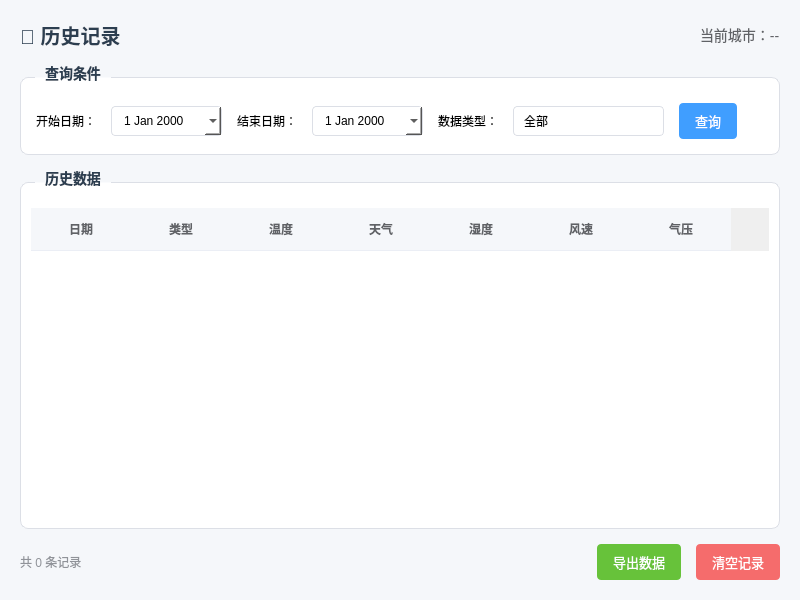
<?xml version="1.0" encoding="UTF-8"?>
<ui version="4.0">
 <class>HistoryWidget</class>
 <widget class="QWidget" name="HistoryWidget">
  <property name="geometry">
   <rect>
    <x>0</x>
    <y>0</y>
    <width>800</width>
    <height>600</height>
   </rect>
  </property>
  <property name="windowTitle">
   <string>历史记录</string>
  </property>
  <property name="styleSheet">
   <string notr="true">QWidget#HistoryWidget {
    background-color: #f5f7fa;
}

QLabel#titleLabel {
    font-size: 20px;
    font-weight: bold;
    color: #2c3e50;
}

QGroupBox {
    font-size: 14px;
    font-weight: bold;
    color: #2c3e50;
    border: 1px solid #dcdfe6;
    border-radius: 8px;
    margin-top: 12px;
    padding-top: 10px;
    background-color: white;
}

QGroupBox::title {
    subcontrol-origin: margin;
    left: 15px;
    padding: 0 8px;
}

QTableWidget {
    border: none;
    background-color: white;
    gridline-color: #ebeef5;
    font-size: 12px;
}

QTableWidget::item {
    padding: 8px;
}

QTableWidget::item:selected {
    background-color: #ecf5ff;
    color: #409eff;
}

QHeaderView::section {
    background-color: #f5f7fa;
    padding: 10px;
    border: none;
    border-bottom: 1px solid #ebeef5;
    font-weight: bold;
    color: #606266;
}

QPushButton {
    background-color: #409eff;
    color: white;
    border: none;
    border-radius: 4px;
    padding: 8px 16px;
    font-size: 13px;
}

QPushButton:hover {
    background-color: #66b1ff;
}

QPushButton:pressed {
    background-color: #3a8ee6;
}

QPushButton#exportBtn {
    background-color: #67c23a;
}

QPushButton#exportBtn:hover {
    background-color: #85ce61;
}

QPushButton#clearBtn {
    background-color: #f56c6c;
}

QPushButton#clearBtn:hover {
    background-color: #f78989;
}

QDateEdit {
    border: 1px solid #dcdfe6;
    border-radius: 4px;
    padding: 6px 10px;
    background-color: white;
}

QComboBox {
    border: 1px solid #dcdfe6;
    border-radius: 4px;
    padding: 6px 10px;
    background-color: white;
    min-width: 120px;
}

QComboBox::drop-down {
    border: none;
    width: 20px;
}

QComboBox::down-arrow {
    width: 12px;
    height: 12px;
}</string>
  </property>
  <layout class="QVBoxLayout" name="verticalLayout">
   <property name="spacing">
    <number>15</number>
   </property>
   <property name="leftMargin">
    <number>20</number>
   </property>
   <property name="topMargin">
    <number>20</number>
   </property>
   <property name="rightMargin">
    <number>20</number>
   </property>
   <property name="bottomMargin">
    <number>20</number>
   </property>
   <item>
    <layout class="QHBoxLayout" name="headerLayout">
     <item>
      <widget class="QLabel" name="titleLabel">
       <property name="text">
        <string>📜 历史记录</string>
       </property>
      </widget>
     </item>
     <item>
      <spacer name="headerSpacer">
       <property name="orientation">
        <enum>Qt::Orientation::Horizontal</enum>
       </property>
       <property name="sizeHint" stdset="0">
        <size>
         <width>40</width>
         <height>20</height>
        </size>
       </property>
      </spacer>
     </item>
     <item>
      <widget class="QLabel" name="cityLabel">
       <property name="text">
        <string>当前城市：--</string>
       </property>
       <property name="styleSheet">
        <string notr="true">color: #606266; font-size: 14px;</string>
       </property>
      </widget>
     </item>
    </layout>
   </item>
   <item>
    <widget class="QGroupBox" name="filterGroup">
     <property name="title">
      <string>查询条件</string>
     </property>
     <layout class="QHBoxLayout" name="filterLayout">
      <property name="spacing">
       <number>15</number>
      </property>
      <property name="leftMargin">
       <number>15</number>
      </property>
      <property name="topMargin">
       <number>15</number>
      </property>
      <property name="rightMargin">
       <number>15</number>
      </property>
      <property name="bottomMargin">
       <number>15</number>
      </property>
      <item>
       <widget class="QLabel" name="startLabel">
        <property name="text">
         <string>开始日期：</string>
        </property>
       </widget>
      </item>
      <item>
       <widget class="QDateEdit" name="startDateEdit">
        <property name="calendarPopup">
         <bool>true</bool>
        </property>
       </widget>
      </item>
      <item>
       <widget class="QLabel" name="endLabel">
        <property name="text">
         <string>结束日期：</string>
        </property>
       </widget>
      </item>
      <item>
       <widget class="QDateEdit" name="endDateEdit">
        <property name="calendarPopup">
         <bool>true</bool>
        </property>
       </widget>
      </item>
      <item>
       <widget class="QLabel" name="typeLabel">
        <property name="text">
         <string>数据类型：</string>
        </property>
       </widget>
      </item>
      <item>
       <widget class="QComboBox" name="typeComboBox">
        <item>
         <property name="text">
          <string>全部</string>
         </property>
        </item>
        <item>
         <property name="text">
          <string>实时天气</string>
         </property>
        </item>
        <item>
         <property name="text">
          <string>天气预报</string>
         </property>
        </item>
       </widget>
      </item>
      <item>
       <widget class="QPushButton" name="queryBtn">
        <property name="text">
         <string>查询</string>
        </property>
       </widget>
      </item>
      <item>
       <spacer name="filterSpacer">
        <property name="orientation">
         <enum>Qt::Orientation::Horizontal</enum>
        </property>
        <property name="sizeHint" stdset="0">
         <size>
          <width>40</width>
          <height>20</height>
         </size>
        </property>
       </spacer>
      </item>
     </layout>
    </widget>
   </item>
   <item>
    <widget class="QGroupBox" name="dataGroup">
     <property name="title">
      <string>历史数据</string>
     </property>
     <layout class="QVBoxLayout" name="dataLayout">
      <property name="leftMargin">
       <number>10</number>
      </property>
      <property name="topMargin">
       <number>15</number>
      </property>
      <property name="rightMargin">
       <number>10</number>
      </property>
      <property name="bottomMargin">
       <number>10</number>
      </property>
      <item>
       <widget class="QTableWidget" name="historyTable">
        <property name="alternatingRowColors">
         <bool>true</bool>
        </property>
        <property name="selectionBehavior">
         <enum>QAbstractItemView::SelectionBehavior::SelectRows</enum>
        </property>
        <property name="showGrid">
         <bool>true</bool>
        </property>
        <column>
         <property name="text">
          <string>日期</string>
         </property>
        </column>
        <column>
         <property name="text">
          <string>类型</string>
         </property>
        </column>
        <column>
         <property name="text">
          <string>温度</string>
         </property>
        </column>
        <column>
         <property name="text">
          <string>天气</string>
         </property>
        </column>
        <column>
         <property name="text">
          <string>湿度</string>
         </property>
        </column>
        <column>
         <property name="text">
          <string>风速</string>
         </property>
        </column>
        <column>
         <property name="text">
          <string>气压</string>
         </property>
        </column>
       </widget>
      </item>
     </layout>
    </widget>
   </item>
   <item>
    <layout class="QHBoxLayout" name="actionLayout">
     <item>
      <widget class="QLabel" name="countLabel">
       <property name="text">
        <string>共 0 条记录</string>
       </property>
       <property name="styleSheet">
        <string notr="true">color: #909399; font-size: 12px;</string>
       </property>
      </widget>
     </item>
     <item>
      <spacer name="actionSpacer">
       <property name="orientation">
        <enum>Qt::Orientation::Horizontal</enum>
       </property>
       <property name="sizeHint" stdset="0">
        <size>
         <width>40</width>
         <height>20</height>
        </size>
       </property>
      </spacer>
     </item>
     <item>
      <widget class="QPushButton" name="exportBtn">
       <property name="text">
        <string>导出数据</string>
       </property>
      </widget>
     </item>
     <item>
      <widget class="QPushButton" name="clearBtn">
       <property name="text">
        <string>清空记录</string>
       </property>
      </widget>
     </item>
    </layout>
   </item>
  </layout>
 </widget>
 <resources/>
 <connections/>
</ui>
